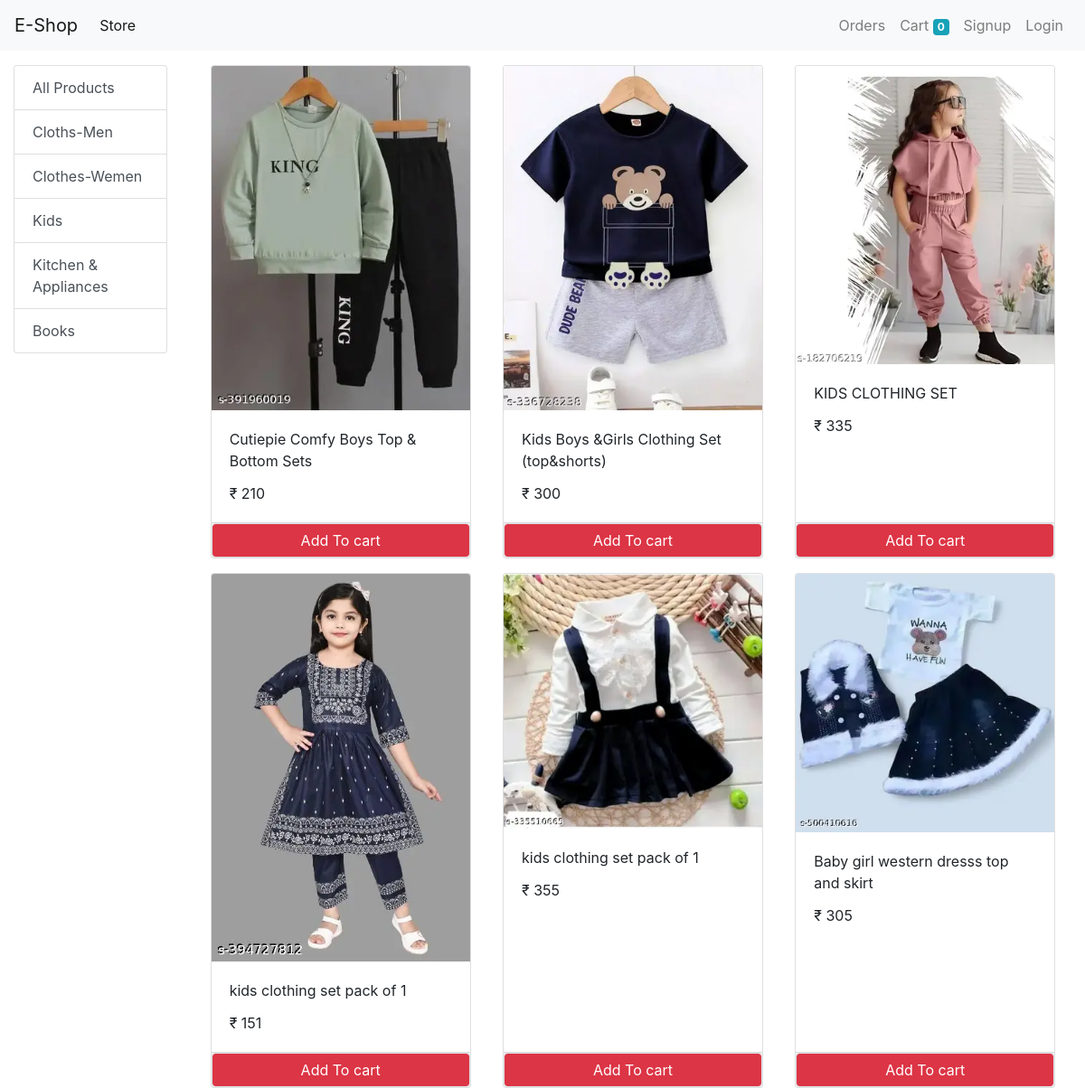
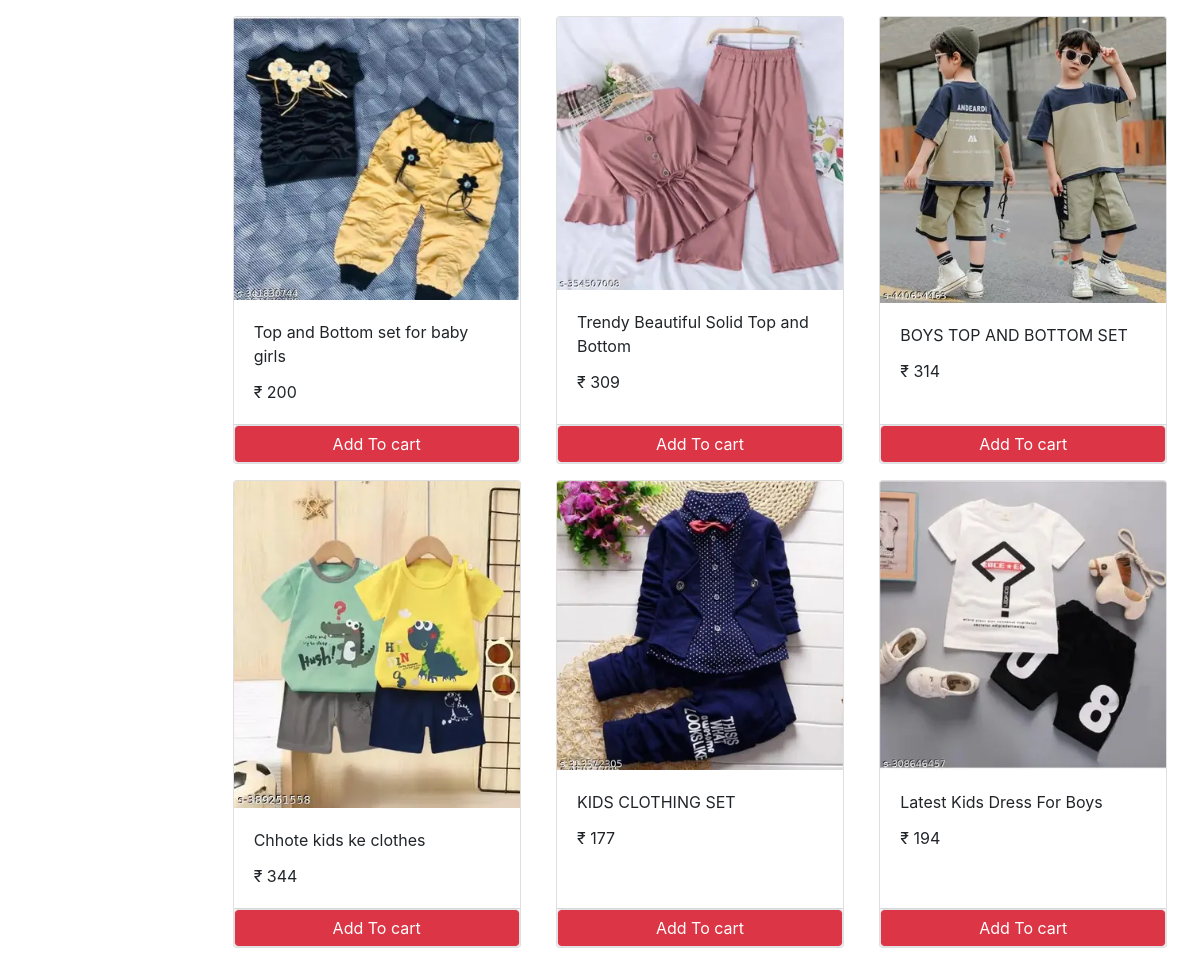
The app's page /?category=4 with its own data (2 pictures, top to bottom).
### store/models/category.py (models this page shows, shortened)
class Category(models.Model):
     name = models.CharField(max_length=20)
     @staticmethod
     def get_all_categories():
          return Category.objects.all()

### store/models/product.py (models this page shows, shortened)
class Product(models.Model):
    name = models.CharField(max_length=50)
    price = models.IntegerField(default=0)
    category = models.ForeignKey(Category , on_delete=models.CASCADE , default=1)
    description = models.CharField(max_length=200, default='', null=True, blank=True)
    image = models.ImageField(upload_to='products/', default='')
    @staticmethod
    def get_all_products_by_categaoryid(category_id):
        if category_id:
            return Product.objects.filter(category = category_id)
        else:
            return Product.get_all_products()

### store/views.py (the view, shortened to what this page needs)
# urls.py: path('', Index.as_view() , name='homepage'),
class Index(View):
    def get(self, request):
        cart = request.session.get("cart")
        if not cart:
            request.session.cart = {}
        products = None
        categories = Category.get_all_categories()
        categoryID = request.GET.get("category")
        if categoryID:
            products = Product.get_all_products_by_categaoryid(categoryID)
        else:
            products = Product.get_all_products()
        data = {}
        data["products"] = products
        data["categories"] = categories
        print("you are", request.session.get("email"))
        return render(request, "index.html", data)

### store/templatetags/cart.py (called while the page is built)
@register.filter(name='is_in_cart')
def is_in_cart(product , cart):
    keys = cart.keys()
    for id in cart:
        if int(id) == product.id:
            return True
    return False

### store/templates/index.html (shortened to what this page needs)
{% extends 'base.html' %}
{% block content %}
  {% load cart %}
  <div class="container-fluid mt-3">
    <div class="row">
      <div class="col-lg-2 mx-auto">
        <div class="list-group">
          <a href="/" class="list-group-item list-group-item-action">All Products</a>
          {% for category in categories %}
            <a href="/?category={{ category.id }}" class="list-group-item list-group-item-action">{{ category.name }}</a>
          {% endfor %}
        </div>
      </div>
      <div id="products" class="col-lg-10 mx-auto">
        <div class="row mx-auto">
          {% for product in products %}
            <div class="card mx-auto mb-3" id={{product.id}} style="width: 18rem;">
              <img class="card-img-top" src="{{ product.image.url }}" alt="Card image cap" />
              <div class="card-body">
                <p class="card-title">{{ product.name }}</p>
                <p class="card-text"> ₹ {{ product.price }}</p>
              </div>
              <div class="card-footer p-0 no-gutters">
                {% if product|is_in_cart:request.session.cart %}
                  <div class="row no-gutters">
                    <form action="/#{{product.id}}" method="POST" class="col-2">
                      {% csrf_token %}
                      <input type="text" hidden name="product" value="{{ product.id }}" />
                      <input type="text" hidden name="remove" value=" True " />
                      <input type="submit" value=" - " class="btn btn-block btn-secondary" />
                    </form>
                    <div class="text-center col">{{ product|cart_quantity:request.session.cart }}
                      in Cart</div>
                    <form action="/#{{product.id}}" method="POST" class="col-2">
                      {% csrf_token %}
                      <input type="text" hidden name="product" value="{{ product.id }}" />
                      <input type="submit" value=" + " class="btn btn-block btn-secondary" />
                    </form>
                  </div>
                {% else %}
                  <form action="/#{{product.id}}" method="POST" class="btn-block">
                    <input type="submit" class="float-right btn-block btn btn-danger border form-control" value="Add To cart" />
                  </form>
                {% endif %}
              </div>
            </div>
          {% endfor %}
        </div>
      </div>
    </div>
  </div>
{% endblock %}

### records on screen
Category: name "Cloths-Men"
Category: name "Clothes-Wemen"
Category: name "Kids"
Category: name "Kitchen & Appliances"
Category: name "Books"
Product: image (picture), name "Cutiepie Comfy Boys Top & Bottom Sets", price "210"
Product: image (picture), name "Kids Boys &Girls Clothing Set (top&shorts)", price "300"
Product: image (picture), name "KIDS CLOTHING SET", price "335"
Product: image (picture), name "kids clothing set pack of 1", price "151"
Product: image (picture), name "kids clothing set pack of 1", price "355"
Product: image (picture), name "Baby girl western dresss top and skirt", price "305"
Product: image (picture), name "Top and Bottom set for baby girls", price "200"
Product: image (picture), name "Trendy Beautiful Solid Top and Bottom", price "309"
Product: image (picture), name "BOYS TOP AND BOTTOM SET", price "314"
Product: image (picture), name "Chhote kids ke clothes", price "344"
Product: image (picture), name "KIDS CLOTHING SET", price "177"
Product: image (picture), name "Latest Kids Dress For Boys", price "194"

### other values on screen
{{ request.session.cart.keys|length }} "0"
